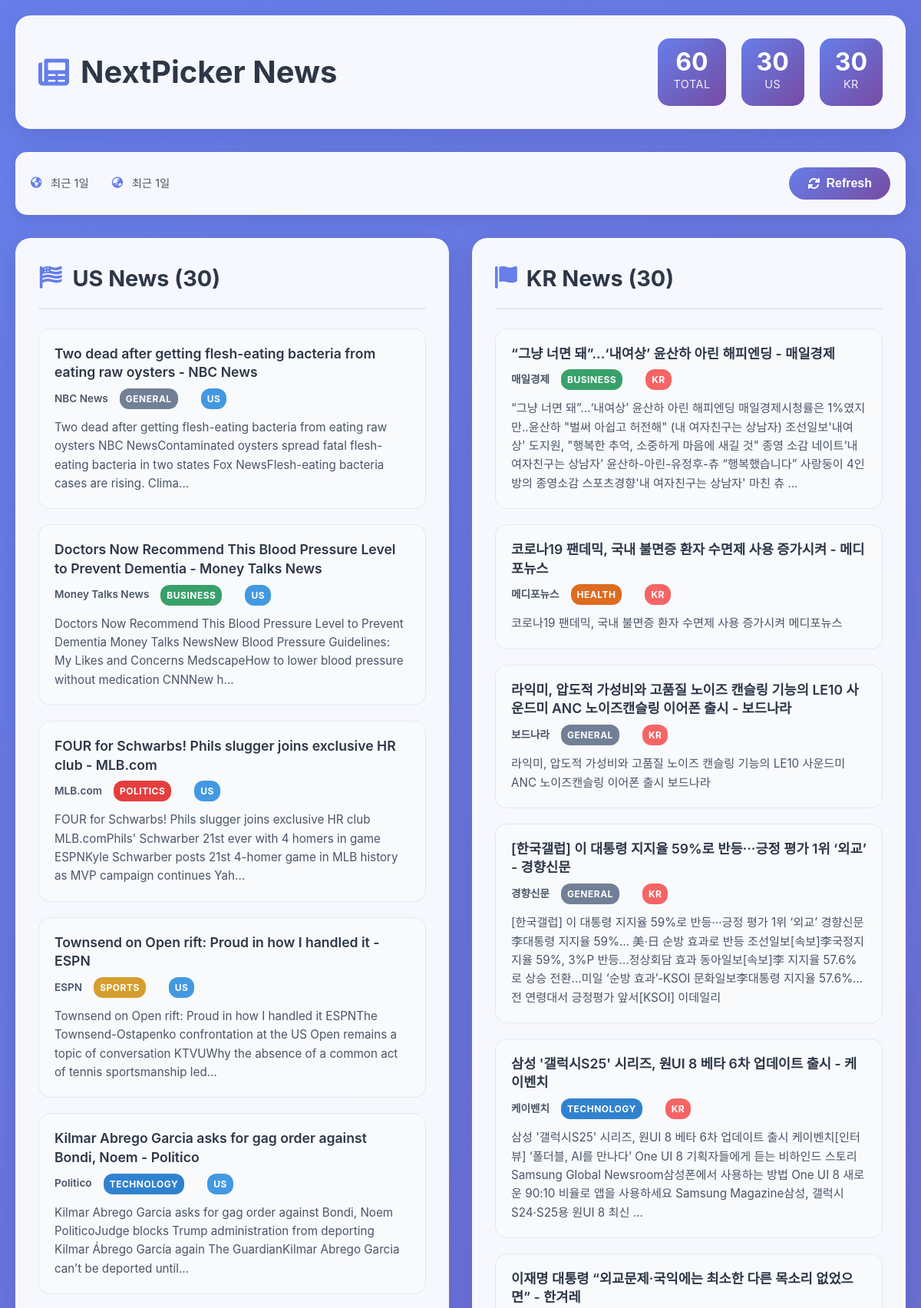
Page /news (upper part) on the committed database.
### app/database.py (models this page shows, shortened)
class NewsArticle(Base):
    __tablename__ = "news_articles"
    id = Column(String(32), primary_key=True)  # URL의 MD5 해시
    title = Column(String(500), nullable=False)
    url = Column(String(1000), unique=True, nullable=False)
    source = Column(String(100), nullable=False)
    published = Column(DateTime, nullable=False)
    summary = Column(Text)
    section = Column(String(50))  # 섹션 분류 (politics, business, technology, etc.)
    country = Column(String(2), nullable=False)  # 'US' 또는 'KR'
    created_at = Column(DateTime, default=datetime.utcnow)

### app/main.py (the view)
@app.get("/news", response_class=HTMLResponse)
async def news_home(
    request: Request,
    days_us: int = 1,
    days_kr: int = 1,
    limit: int = 30,
):
    try:
        news_us = get_recent_news('US', days=days_us, limit=limit)
        news_kr = get_recent_news('KR', days=days_kr, limit=limit)
        summary = build_summary(news_us, news_kr, days_us, days_kr)
        return templates.TemplateResponse(
            "index.html",
            {
                "request": request,
                "news_us": news_us,
                "news_kr": news_kr,
                "summary": summary
            },
        )
    except Exception as e:
        logger.error(f"Error loading news page: {e}")
        slack.notify_error(str(e), "뉴스 페이지 로딩 실패")
        return templates.TemplateResponse(
            "index.html",
            {
                "request": request,
                "news_us": [],
                "news_kr": [],
                "summary": {"total": 0, "us": 0, "kr": 0, "error": str(e)}
            },
        )

### templates/index.html (shortened to what this page needs)
<!DOCTYPE html>
<html lang="ko">
<head>
  <link rel="stylesheet" href="/static/style.css">
  <link href="https://cdnjs.cloudflare.com/ajax/libs/font-awesome/6.0.0/css/all.min.css" rel="stylesheet">
</head>
<body>
  <div class="container">
    <header class="header">
      <h1><i class="fas fa-newspaper"></i> NextPicker News</h1>
      <div class="summary-stats">
        <div class="stat">
          <span class="stat-number">{{ summary.total }}</span>
          <span class="stat-label">Total</span>
        </div>
        <div class="stat">
          <span class="stat-number">{{ summary.us }}</span>
          <span class="stat-label">US</span>
        </div>
        <div class="stat">
          <span class="stat-number">{{ summary.kr }}</span>
          <span class="stat-label">KR</span>
        </div>
      </div>
    </header>
    <div class="controls">
      <div class="date-ranges">
        <div class="range-item">
          <i class="fas fa-globe-americas"></i>
          <span>{{ summary.range_us }}</span>
        </div>
        <div class="range-item">
          <i class="fas fa-globe-asia"></i>
          <span>{{ summary.range_kr }}</span>
        </div>
      </div>
      <button id="refreshBtn" class="refresh-btn" onclick="refreshNews()">
        <i class="fas fa-sync-alt"></i> Refresh
      </button>
    </div>
    <div class="news-container">
      <section class="news-section">
        <h2><i class="fas fa-flag-usa"></i> US News ({{ summary.us }})</h2>
        <div class="news-list" id="usNews">
          {% for n in news_us %}
            <article class="news-item">
              <div class="news-header">
                <a href="{{ n.url }}" target="_blank" class="news-title">{{ n.title }}</a>
                <div class="news-meta">
                  <span class="source">{{ n.source }}</span>
                  {% if n.section %}
                    <span class="section-badge {{ n.section }}">{{ n.section|title }}</span>
                  {% endif %}
                  <span class="country-badge us">{{ n.country|upper }}</span>
                </div>
              </div>
              {% if n.summary %}
                <p class="news-summary">{{ n.summary[:200] }}{% if n.summary|length > 200 %}...{% endif %}</p>
              {% endif %}
            </article>
          {% endfor %}
        </div>
      </section>
      <section class="news-section">
        <h2><i class="fas fa-flag"></i> KR News ({{ summary.kr }})</h2>
        <div class="news-list" id="krNews">
          {% for n in news_kr %}
            <article class="news-item">
              <div class="news-header">
                <a href="{{ n.url }}" target="_blank" class="news-title">{{ n.title }}</a>
                <div class="news-meta">
                  <span class="source">{{ n.source }}</span>
                  {% if n.section %}
                    <span class="section-badge {{ n.section }}">{{ n.section|title }}</span>
                  {% endif %}
                  <span class="country-badge kr">{{ n.country|upper }}</span>
                </div>
              </div>
              {% if n.summary %}
                <p class="news-summary">{{ n.summary[:200] }}{% if n.summary|length > 200 %}...{% endif %}</p>
              {% endif %}
            </article>
          {% endfor %}
        </div>
      </section>
    </div>
  </div>
</body>
</html>

### static/style.css (style rules this page uses)
* { margin: 0; padding: 0; box-sizing: border-box; }
body { font-family: -apple-system, BlinkMacSystemFont, 'Segoe UI', Roboto, Oxygen, Ubuntu, Cantarell, sans-serif; line-height: 1.6; color: #333; background: linear-gradient(135deg, #667eea 0%, #764ba2 100%); min-height: 100vh; }
.container { max-width: 1200px; margin: 0 auto; padding: 20px; }
.header { background: rgba(255, 255, 255, 0.95); backdrop-filter: blur(10px); border-radius: 20px; padding: 30px; margin-bottom: 30px; box-shadow: 0 8px 32px rgba(0, 0, 0, 0.1); display: flex; justify-content: space-between; align-items: center; flex-wrap: wrap; gap: 20px; }
.header h1 { font-size: 2.5rem; font-weight: 700; color: #2d3748; display: flex; align-items: center; gap: 15px; }
.header h1 i { color: #667eea; }
.summary-stats { display: flex; gap: 20px; }
.stat { text-align: center; padding: 15px 20px; background: linear-gradient(135deg, #667eea, #764ba2); border-radius: 15px; color: white; min-width: 80px; }
.stat-number { display: block; font-size: 2rem; font-weight: 700; line-height: 1; }
.stat-label { font-size: 0.9rem; opacity: 0.9; text-transform: uppercase; letter-spacing: 0.5px; }
.controls { background: rgba(255, 255, 255, 0.95); backdrop-filter: blur(10px); border-radius: 15px; padding: 20px; margin-bottom: 30px; box-shadow: 0 4px 20px rgba(0, 0, 0, 0.1); display: flex; justify-content: space-between; align-items: center; flex-wrap: wrap; gap: 20px; }
.date-ranges { display: flex; gap: 30px; flex-wrap: wrap; }
.range-item { display: flex; align-items: center; gap: 10px; color: #4a5568; font-size: 0.9rem; }
.range-item i { color: #667eea; width: 16px; }
.refresh-btn { background: linear-gradient(135deg, #667eea, #764ba2); color: white; border: none; padding: 12px 24px; border-radius: 25px; font-size: 1rem; font-weight: 600; cursor: pointer; transition: all 0.3s ease; display: flex; align-items: center; gap: 8px; }
.news-container { display: grid; grid-template-columns: 1fr 1fr; gap: 30px; }
.news-section { background: rgba(255, 255, 255, 0.95); backdrop-filter: blur(10px); border-radius: 20px; padding: 30px; box-shadow: 0 8px 32px rgba(0, 0, 0, 0.1); }
.news-section h2 { font-size: 1.8rem; margin-bottom: 25px; color: #2d3748; display: flex; align-items: center; gap: 12px; padding-bottom: 15px; border-bottom: 2px solid #e2e8f0; }
.news-section h2 i { color: #667eea; }
.news-list { display: flex; flex-direction: column; gap: 20px; }
.news-item { padding: 20px; border-radius: 15px; background: #f8fafc; border: 1px solid #e2e8f0; transition: all 0.3s ease; }
.news-header { margin-bottom: 12px; }
.news-title { color: #2d3748; text-decoration: none; font-size: 1.1rem; font-weight: 600; line-height: 1.4; display: block; margin-bottom: 8px; transition: color 0.3s ease; }
.news-meta { display: flex; align-items: center; gap: 15px; flex-wrap: wrap; font-size: 0.85rem; color: #718096; }
.source { font-weight: 600; color: #4a5568; }
.section-badge { padding: 4px 8px; border-radius: 12px; font-size: 0.75rem; font-weight: 700; text-transform: uppercase; letter-spacing: 0.5px; color: white; }
.section-badge.politics { background: #e53e3e; }
.section-badge.business { background: #38a169; }
.section-badge.technology { background: #3182ce; }
.section-badge.sports { background: #d69e2e; }
.section-badge.health { background: #dd6b20; }
.section-badge.general { background: #718096; }
.country-badge { padding: 4px 8px; border-radius: 12px; font-size: 0.75rem; font-weight: 700; text-transform: uppercase; letter-spacing: 0.5px; }
.country-badge.us { background: #4299e1; color: white; }
.country-badge.kr { background: #f56565; color: white; }
.news-summary { color: #4a5568; line-height: 1.6; font-size: 0.95rem; }

### rows in the picture
NewsArticle: title "Two dead after getting flesh-eating bacteria from eating raw oysters - NBC News", source "NBC News", section "GENERAL", country "US", summary "Two dead after getting flesh-eating bacteria from eating raw oysters NBC NewsContaminated oysters spread fatal flesh-eating bacteria in two states Fox NewsFlesh-eating bacteria cases are rising. Clima"
NewsArticle: title "Doctors Now Recommend This Blood Pressure Level to Prevent Dementia - Money Talks News", source "Money Talks News", section "BUSINESS", country "US", summary "Doctors Now Recommend This Blood Pressure Level to Prevent Dementia Money Talks NewsNew Blood Pressure Guidelines: My Likes and Concerns MedscapeHow to lower blood pressure without medication CNNNew h"
NewsArticle: title "FOUR for Schwarbs! Phils slugger joins exclusive HR club - MLB.com", source "MLB.com", section "POLITICS", country "US", summary "FOUR for Schwarbs! Phils slugger joins exclusive HR club MLB.comPhils' Schwarber 21st ever with 4 homers in game ESPNKyle Schwarber posts 21st 4-homer game in MLB history as MVP campaign continues Yah"
NewsArticle: title "Townsend on Open rift: Proud in how I handled it - ESPN", source "ESPN", section "SPORTS", country "US", summary "Townsend on Open rift: Proud in how I handled it ESPNThe Townsend-Ostapenko confrontation at the US Open remains a topic of conversation KTVUWhy the absence of a common act of tennis sportsmanship led"
NewsArticle: title "Kilmar Abrego Garcia asks for gag order against Bondi, Noem - Politico", source "Politico", section "TECHNOLOGY", country "US", summary "Kilmar Abrego Garcia asks for gag order against Bondi, Noem PoliticoJudge blocks Trump administration from deporting Kilmar Ábrego García again The GuardianKilmar Abrego Garcia can’t be deported until"
NewsArticle: title "“그냥 너면 돼”...‘내여상’ 윤산하 아린 해피엔딩 - 매일경제", source "매일경제", section "BUSINESS", country "KR", summary "“그냥 너면 돼”...‘내여상’ 윤산하 아린 해피엔딩 매일경제시청률은 1%였지만..윤산하 \"벌써 아쉽고 허전해\" (내 여자친구는 상남자) 조선일보'내여상' 도지원, \"행복한 추억, 소중하게 마음에 새길 것\" 종영 소감 네이트‘내 여자친구는 상남자’ 윤산하-아린-유정후-츄 “행복했습니다” 사랑둥이 4인방의 종영소감 스포츠경향'내 여자친구는 상남자' 마친 츄"
NewsArticle: title "코로나19 팬데믹, 국내 불면증 환자 수면제 사용 증가시켜 - 메디포뉴스", source "메디포뉴스", section "HEALTH", country "KR", summary "코로나19 팬데믹, 국내 불면증 환자 수면제 사용 증가시켜 메디포뉴스"
NewsArticle: title "라익미, 압도적 가성비와 고품질 노이즈 캔슬링 기능의 LE10 사운드미 ANC 노이즈캔슬링 이어폰 출시 - 보드나라", source "보드나라", section "GENERAL", country "KR", summary "라익미, 압도적 가성비와 고품질 노이즈 캔슬링 기능의 LE10 사운드미 ANC 노이즈캔슬링 이어폰 출시 보드나라"
NewsArticle: title "[한국갤럽] 이 대통령 지지율 59%로 반등···긍정 평가 1위 ‘외교’ - 경향신문", source "경향신문", section "GENERAL", country "KR", summary "[한국갤럽] 이 대통령 지지율 59%로 반등···긍정 평가 1위 ‘외교’ 경향신문李대통령 지지율 59%… 美·日 순방 효과로 반등 조선일보[속보]李국정지지율 59%, 3%P 반등…정상회담 효과 동아일보[속보]李 지지율 57.6%로 상승 전환…미일 ‘순방 효과’-KSOI 문화일보李대통령 지지율 57.6%…전 연령대서 긍정평가 앞서[KSOI] 이데일리"
NewsArticle: title "삼성 '갤럭시S25' 시리즈, 원UI 8 베타 6차 업데이트 출시 - 케이벤치", source "케이벤치", section "TECHNOLOGY", country "KR", summary "삼성 '갤럭시S25' 시리즈, 원UI 8 베타 6차 업데이트 출시 케이벤치[인터뷰] ‘폴더블, AI를 만나다’ One UI 8 기획자들에게 듣는 비하인드 스토리 Samsung Global Newsroom삼성폰에서 사용하는 방법 One UI 8 새로운 90:10 비율로 앱을 사용하세요 Samsung Magazine삼성, 갤럭시S24·S25용 원UI 8 최신"
NewsArticle: title "이재명 대통령 “외교문제·국익에는 최소한 다른 목소리 없었으면” - 한겨레"

### other values in the picture
{{ summary.total }} "60"
{{ summary.us }} "30"
{{ summary.kr }} "30"
{{ summary.range_us }} "최근 1일"
{{ summary.range_kr }} "최근 1일"
